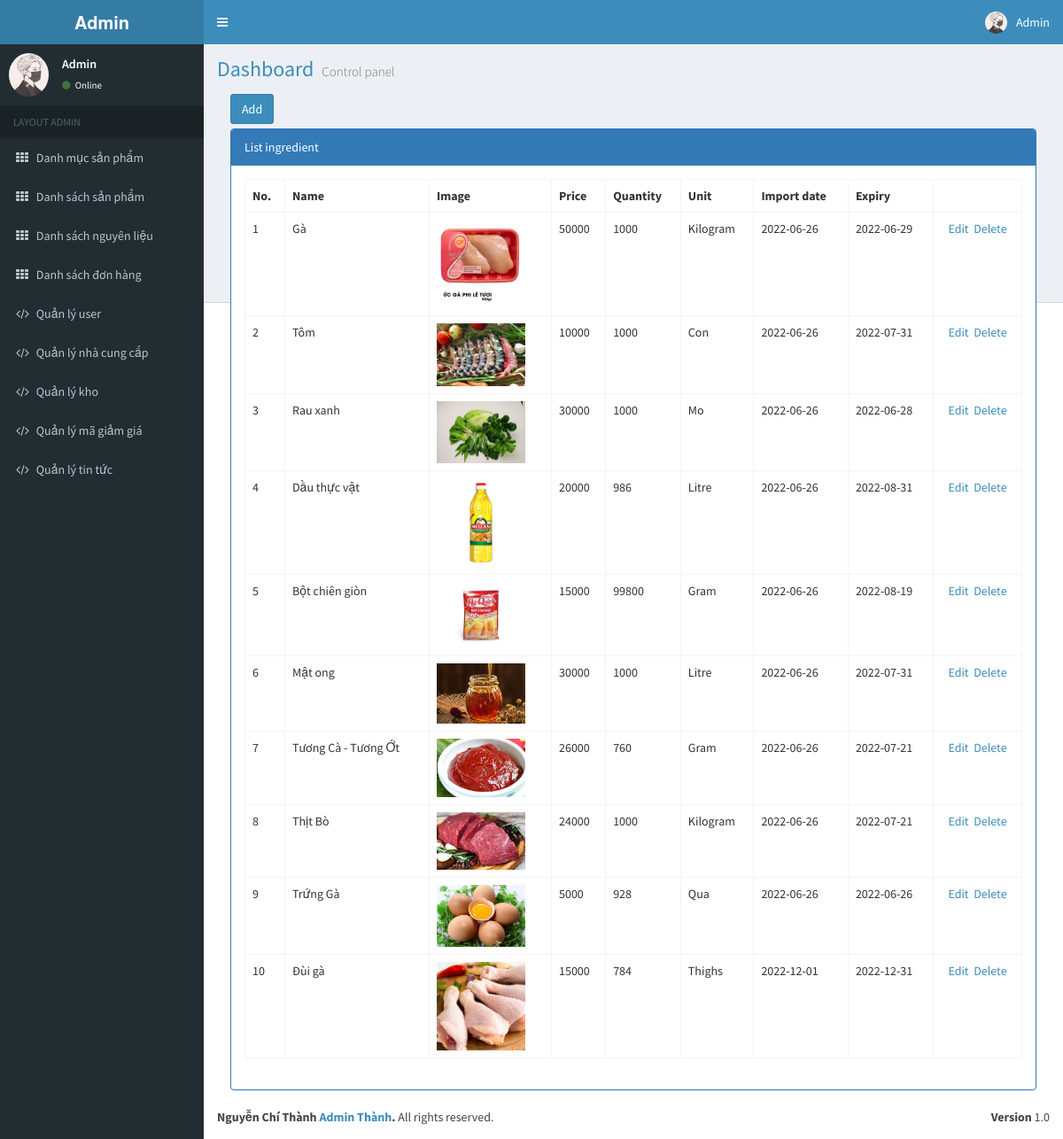
/index.php?area=Backend&controller=Ingredient (signed in), run on the app's committed database.
### tables this page shows
CREATE TABLE `tbl_material` (
  `MaNL` int(11) NOT NULL,
  `MaKho` int(11) NOT NULL,
  `MaNCC` int(11) NOT NULL,
  `TenNL` varchar(50) NOT NULL,
  `GiaTien` int(11) NOT NULL,
  `SoLuong` int(11) NOT NULL,
  `Unit` varchar(20) NOT NULL,
  `NgayNhap` date NOT NULL,
  `HanSuDung` date NOT NULL,
  `AnhNL` varchar(100) NOT NULL
);

### Controllers/Backend/IngredientController.php (called while the page is built, shortened)
<?php
	include "Models/Backend/IngredientModel.php";
	class IngredientController extends Controller{
		public function index(){
			$data = $this->fetchAll();
			$this->renderHTML("Views/Backend/IngredientView.php",array("data"=>$data));
		}
	}
 ?>

### index.php (called while the page is built, shortened)
<?php
	include "App/Routing.php";
 ?>

### Models/Backend/IngredientModel.php (called while the page is built, shortened)
<?php
	trait IngredientModel{
		public function fetchAll(){
			$conn = Connection::getInstance();
			$query = $conn->query("select * from tbl_material order by MaNL asc");
			return $query->fetchAll();
		}
	}
 ?>

### Views/Backend/IngredientView.php (the view, shortened to what this page needs)
<div class="col-md-12">
    <div style="margin-bottom:5px;">
        <a href="index.php?area=backend&controller=Ingredient&action=add" class="btn btn-primary">Add</a>
    </div>
    <div class="panel panel-primary">
        <div class="panel-heading">List ingredient</div>
        <div class="panel-body">
            <table class="table table-bordered table-hover">
                <tr>
                    <th>No.</th>
                    <th>Name</th>
                    <th>Image</th>
                    <th>Price</th>
                    <th>Quantity</th>
                    <th>Unit</th>
                    <th>Import date</th>
                    <th>Expiry</th>
                    <th style="width:100px;"></th>
                </tr>
                <?php $cnt=1;
                foreach($data as $rows): ?>
                <tr>
                    <td><?php echo $cnt; $cnt++;?></td>
                    <td><?php echo $rows->TenNL; ?></td>
                    <td>
                        <?php if($rows->AnhNL != "" && file_exists("Assets/upload/material/".$rows->AnhNL)): ?>
                            <img src="Assets/upload/material/<?php echo $rows->AnhNL; ?>" style="width: 100px;">
                        <?php endif; ?>
                    </td>
                    <td><?php echo $rows->GiaTien; ?></td>
                    <td><?php echo $rows->SoLuong; ?></td>
                    <td><?php echo $rows->Unit; ?></td>
                    <td><?php echo $rows->NgayNhap; ?></td>
                    <td><?php echo $rows->HanSuDung; ?></td>
                    <td style="text-align:center;">
                        <a href="index.php?area=backend&controller=Ingredient&action=edit&id=<?php echo $rows->MaNL; ?>">Edit</a>&nbsp;
                        <a href="index.php?area=backend&controller=Ingredient&action=delete&id=<?php echo $rows->MaNL; ?>" onclick="return window.confirm('Are you sure?');">Delete</a>
                    </td>
                </tr>
                <?php endforeach; ?>
            </table>
        </div>
    </div>
</div>

### data on the page
tbl_material: TenNL "Gà", AnhNL (picture), GiaTien "50000", SoLuong "1000", Unit "Kilogram", NgayNhap "2022-06-26", HanSuDung "2022-06-29"
tbl_material: TenNL "Tôm", AnhNL (picture), GiaTien "10000", SoLuong "1000", Unit "Con", NgayNhap "2022-06-26", HanSuDung "2022-07-31"
tbl_material: TenNL "Rau xanh", AnhNL (picture), GiaTien "30000", SoLuong "1000", Unit "Mo", NgayNhap "2022-06-26", HanSuDung "2022-06-28"
tbl_material: TenNL "Dầu thực vật", AnhNL (picture), GiaTien "20000", SoLuong "986", Unit "Litre", NgayNhap "2022-06-26", HanSuDung "2022-08-31"
tbl_material: TenNL "Bột chiên giòn", AnhNL (picture), GiaTien "15000", SoLuong "99800", Unit "Gram", NgayNhap "2022-06-26", HanSuDung "2022-08-19"
tbl_material: TenNL "Mật ong", AnhNL (picture), GiaTien "30000", SoLuong "1000", Unit "Litre", NgayNhap "2022-06-26", HanSuDung "2022-07-31"
tbl_material: TenNL "Tương Cà - Tương Ớt", AnhNL (picture), GiaTien "26000", SoLuong "760", Unit "Gram", NgayNhap "2022-06-26", HanSuDung "2022-07-21"
tbl_material: TenNL "Thịt Bò", AnhNL (picture), GiaTien "24000", SoLuong "1000", Unit "Kilogram", NgayNhap "2022-06-26", HanSuDung "2022-07-21"
tbl_material: TenNL "Trứng Gà", AnhNL (picture), GiaTien "5000", SoLuong "928", Unit "Qua", NgayNhap "2022-06-26", HanSuDung "2022-06-26"
tbl_material: TenNL "Đùi gà", AnhNL (picture), GiaTien "15000", SoLuong "784", Unit "Thighs", NgayNhap "2022-12-01", HanSuDung "2022-12-31"

### other printed values
$_SESSION["fullname"] "Admin"
